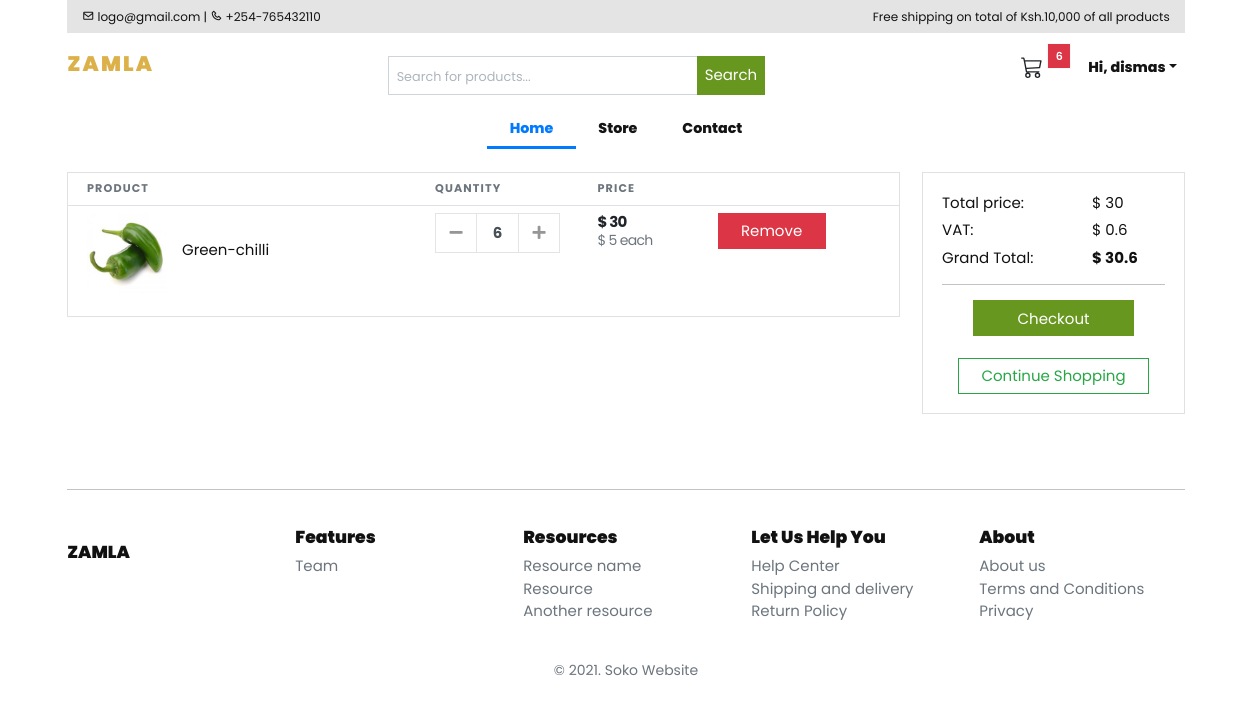
The page /cart/ (signed in) on the database its author committed.
### accounts/models.py (models this page shows, shortened)
class Account(AbstractBaseUser):
    first_name      = models.CharField(max_length=50)
    last_name       = models.CharField(max_length=50)
    username        = models.CharField(max_length=50, unique=True)
    email           = models.EmailField(max_length=100, unique=True)
    phone_number    = models.CharField(max_length=50)
    date_joined     = models.DateTimeField(auto_now_add=True)
    last_login      = models.DateTimeField(auto_now_add=True)
    is_admin        = models.BooleanField(default=False)
    is_staff        = models.BooleanField(default=False)
    is_active        = models.BooleanField(default=False)
    is_superadmin        = models.BooleanField(default=False)
    USERNAME_FIELD = 'email'
    REQUIRED_FIELDS = ['username', 'first_name', 'last_name']
    objects = MyAccountManager()

### cart/models.py (models this page shows, shortened)
class CartItem(models.Model):
    user = models.ForeignKey(Account, on_delete=models.CASCADE, null=True)
    product = models.ForeignKey(Product, on_delete=models.CASCADE)
    variations = models.ManyToManyField(Variation, blank=True)
    cart    = models.ForeignKey(Cart, on_delete=models.CASCADE, null=True)
    quantity = models.IntegerField()
    is_active = models.BooleanField(default=True)
    def sub_total(self):
        return self.product.price * self.quantity

### store/models.py (models this page shows, shortened)
class Product(models.Model):
    product_name    = models.CharField(max_length=200, unique=True)
    slug            = models.SlugField(max_length=200, unique=True)
    description     = models.TextField(max_length=500, blank=True)
    price           = models.IntegerField()
    images          = models.ImageField(upload_to='photos/products')
    stock           = models.IntegerField()
    is_available    = models.BooleanField(default=True)
    category        = models.ForeignKey(Category, on_delete=models.CASCADE)
    created_date    = models.DateTimeField(auto_now_add=True)
    modified_date   = models.DateTimeField(auto_now=True)
    def get_url(self):
        return reverse('product_detail', args=[self.category.slug, self.slug])

### cart/views.py (the view)
# urls.py: path('', views.cart, name='cart'),
def cart(request, total=0, quantity=0, cart_items=None):
    try:
        tax = 0
        grand_total = 0
        if request.user.is_authenticated:
            cart_items = CartItem.objects.filter(user=request.user, is_active=True)
        else:
            cart = Cart.objects.get(cart_id=_cart_id(request))
            cart_items = CartItem.objects.filter(cart=cart, is_active=True)
        for cart_item in cart_items:
            total += (cart_item.product.price * cart_item.quantity)
            quantity += cart_item.quantity
        tax = (2 * total)/100
        grand_total = total + tax
    except ObjectDoesNotExist:
        pass #just ignore
    context = {
        'total': total,
        'quantity': quantity,
        'cart_items': cart_items,
        'tax'       : tax,
        'grand_total': grand_total,
    }
    return render(request, 'store/cart.html', context)

### cart/context_processors.py (called while the page is built)
def counter(request):
    cart_count = 0
    if 'admin' in request.path:
        return {}
    else:
        try:
            cart = Cart.objects.filter(cart_id=_cart_id(request))
            if request.user.is_authenticated:
                cart_items = CartItem.objects.all().filter(user=request.user)
            else:
                cart_items = CartItem.objects.all().filter(cart=cart[:1])
            for cart_item in cart_items:
                cart_count += cart_item.quantity
        except Cart.DoesNotExist:
            cart_count = 0
    return dict(cart_count=cart_count)

### cart/views.py (called while the page is built)
def _cart_id(request):
    cart = request.session.session_key
    if not cart:
        cart = request.session.create()
    return cart

### category/context_processors.py (called while the page is built)
def menu_links(request):
    links = Category.objects.all()
    return dict(links=links)

### category/models.py (called while the page is built)
    def get_url(self):
            return reverse('products_by_category', args=[self.slug])

### templates/store/cart.html (shortened to what this page needs)
{% extends 'base.html' %}
{% load static %}
{% block content %}
<section class="section-content p-0 my-3 bg-body">
<div class="container">
{% if not cart_items %}
	<h2 class="text-center">Your Shopping Cart is Empty</h2>
	<br>
	<div class="text-center">
		<a href="{% url 'store' %}" class="btn btn-primary">Continue Shopping</a>
	</div>
{% else %}
<div class="row">
	<aside class="col-lg-9">
<div class="card">
<table class="table table-borderless table-shopping-cart">
<thead class="text-muted border-bottom my-2">
<tr class="small text-uppercase">
  <th scope="col">Product</th>
  <th scope="col" width="120">Quantity</th>
  <th scope="col" width="120">Price</th>
  <th scope="col" class="text-right" width="200"> </th>
</tr>
</thead>
<tbody>
{% for cart_item in cart_items %}
<tr>
	<td>
		<figure class="itemside align-items-center">
			<div class="aside"><img src="{{ cart_item.product.images.url }}" class="img-sm"></div>
			<figcaption class="info">
				<a href="{{ cart_item.product.get_url }}" class="title text-dark">{{ cart_item.product.product_name }}</a>
			</figcaption>
		</figure>
	</td>
	<td>
					<div class="col">
						<div class="input-group input-spinner">
							<div class="input-group-prepend">
								<a href="{% url 'remove_cart' cart_item.product.id cart_item.id %}" class="btn btn-light  py-2" type="button" id="button-plus"> <i class="fa fa-minus"></i> </a>
							</div>
							<div class="">
								<input type="text" class="form-control py-0"  value="{{ cart_item.quantity }}">
							</div>
							<div class="input-group-append">
								<form action="{% url 'add_cart' cart_item.product.id %}" method="POST">
									<button class="btn btn-light py-2" type="submit" id="button-minus"> <i class="fa fa-plus"></i> </button>
								</form>
							</div>
						</div>
					</div>
	</td>
	<td>
		<div class="price-wrap">
			<var class="price">$ {{ cart_item.sub_total }}</var>
			<small class="text-muted"> $ {{ cart_item.product.price }} each </small>
		</div>
	</td>
	<td class="text-right">
	<a href="{% url 'remove_cart_item' cart_item.product.id cart_item.id %}" onclick="return confirm('Are you sure you want to delete this item?')" class="btn btn-danger"> Remove</a>
	</td>
</tr>
{% endfor %}
</tbody>
</table>
</div>
	</aside>
	<aside class="col-lg-3">
		<div class="card">
		<div class="card-body">
			<dl class="dlist-align">
			  <dt>Total price:</dt>
			  <dd class="text-right">$ {{total}}</dd>
			</dl>
			<dl class="dlist-align">
			  <dt>VAT:</dt>
			  <dd class="text-right"> $ {{tax}}</dd>
			</dl>
			<dl class="dlist-align">
			  <dt>Grand Total:</dt>
			  <dd class="text-right text-dark b"><strong>$ {{grand_total}}</strong></dd>
			</dl>
			<hr>
			<div class="d-flex justify-content-center">
			<a href="{% url 'checkout' %}" class="btn btn-success btn-block pt-2 px-5 "> Checkout </a>
			</div>
			<br>
			<div class="d-flex justify-content-center">
			<a href="{% url 'store' %}" class="btn btn-outline-success btn-block">Continue Shopping</a>
			</div>
		</div>
		</div>
</aside>
</div>
{% endif %}
</div>
</section>
{% endblock %}

### templates/includes/navbar.html (shortened to what this page needs)
{% load static %}
<header>
    <div class="container " >
    <div class="utility-nav d-none d-md-block">
        <div class="row">
        <div class="col-12 col-md-6">
            <p class="small float-start"><em class="bx bx-envelope"></em> logo@gmail.com | <i class="bx bx-phone"></i> +254-765432110
            </p>
        </div>
        <div class="col-12 col-md-6">
            <p class="small float-end">Free shipping on total of Ksh.10,000 of all products</p>
        </div>
        </div>
    </div>
    <nav class="navbar navbar-expand-md navbar-light bg-light main-menu px-0" style="box-shadow:none">
    <div class="container p-0">
        <a class="" href="{% url 'home' %}">
        <h4 class="font-weight-bold text-uppercase py-2">Zamla</h4>
        </a>
        <div class="collapse navbar-collapse">
        <form class="form-inline my-2 my-lg-0 mx-auto pt-3" action="{% url 'search' %}" class="search" method='GET'>
            <div class="input-group w-100 d-flex flex-nowrap bd-highlight">
                <input type="text" class="form-control order-1 p-2 bd-highlight" style="width:50%;" placeholder="Search for products..." name="keyword"/>
				<button class="btn btn-success my-2 my-sm-0 order-2 p-2 bd-highlight" type="submit">Search</i></button>
			</div>
        </form>
        <ul class="navbar-nav">
            <li class="nav-item pe-3">
                <a class="btn btn-outline-body bg-body border-0 basket-btn" href="{% url 'cart' %}">
                    <div id="basket-qty" class="basket-qty ">
                        <span class="position-absolute top-0 start-100 translate-middle p-1 bg-danger border border-light px-2 py-1">
                            {{cart_count}}
                        </span>
                    </div>
                    <div>
                    </div>
                </a>
            </li>
            {% if user.id is None %}
            <li class="nav-item"><a class="nav-link" href="{% url 'login' %}">Login</a></li>
            <li class="nav-item"><a class="nav-link" href="{% url 'register' %}">Register</a></li>
            {% else %}
                <li class="nav-item dropdown"><a class="nav-link dropdown-toggle" id="pagesDropdown" href="#" data-toggle="dropdown" aria-haspopup="true" aria-expanded="false">Hi, {{user.first_name}}</a>
                </li>
            {% endif %}
        </ul>
        </div>
    </div>
    </nav>
    <nav class="navbar navbar-expand-md navbar-light bg-light sub-menu" style="box-shadow:none">
    <div class="container p-0">
        <div class="collapse navbar-collapse" id="navbar">
        <ul class="navbar-nav mx-auto">
            <li class="nav-item active">
                <a class="nav-link" href="{% url 'home' %}">Home</a>
            </li>
            <li class="nav-item">
                <a class="nav-link" href="{% url 'store' %}">Store</a>
            </li>
            <li class="nav-item">
                <a class="nav-link" >Contact</a>
            </li>
        </ul>
        </div>
    </div>
    </nav>
</div>
</header>

### static/css/style.css (style rules this page uses)
.form-control { height: calc(2.5rem + 2px); padding: 0.5rem 1.5rem; font-size: 1rem; line-height: 1.5; border-radius: 0.3rem; }
.btn { font-size: 1rem; padding: 0.5rem 0.75rem; font-size: 1rem; line-height: 1.5; border-radius: 0.25rem; }
.form-inline .form-control { border-top-right-radius: 0; border-bottom-right-radius: 0; }
.form-inline .btn { border-top-left-radius: 0; border-bottom-left-radius: 0; }
.basket-qty { color: #fff; background: #d42114; border: 2px solid #fff; text-align: center; font-size: 11px; position: absolute; box-sizing: content-box; font-weight: 600; display: flex; justify-content: center; align-items: center; top: 0.3rem; right: 0.3rem; }
.basket-btn { position: relative; }
@media (min-width: 768px) { .form-inline .form-control { width: 210px; } }
@media (min-width: 992px) { .form-inline .form-control { width: 440px; } }
@media (min-width: 1200px) { .form-inline .form-control { width: 600px; } }
.sub-menu.navbar-light .navbar-nav .active > .nav-link, .sub-menu.navbar-light .navbar-nav .nav-link.active, .sub-menu.navbar-light .navbar-nav .nav-link.show, .sub-menu.navbar-light .navbar-nav .show > .nav-link { border-bottom: 3px solid #007bff; color: #007bff; }
.main-menu { position: relative; z-index: 3; }
.sub-menu { position: relative; z-index: 2; padding: 0 1rem; }
@media (min-width: 768px) { .sub-menu { padding: 0 1rem; } }
@media (min-width: 768px) { .sub-menu.navbar-expand-md .navbar-nav .nav-link { padding: 0.5rem 1.5rem; } }
.navbar.bg-light { background: #fff !important; box-shadow: 0px 2px 15px 0px rgba(0, 0, 0, 0.1); }
section { padding: 6rem; background: #e4e4e4; margin-bottom: 30px; position: relative; z-index: 1; }
.utility-nav { background: #e4e4e4; padding: 0.5rem 1rem; }
.utility-nav p { margin-bottom: 0; }

### static/css/style.default.css (style rules this page uses)
strong { font-weight: 700; }
.text-uppercase { text-transform: uppercase; letter-spacing: 0.1em; }
.border { border: 1px solid #dee2e6 !important; }
.border-light { border-color: #f8f9fa !important; }
.navbar { padding: 0.5rem 1rem; }
.navbar-light .navbar-nav .nav-link { color: rgba(17, 17, 17, 0.99); font-weight: 800; font-size: 0.95rem; transition: all 0.3s; }
.navbar-light .navbar-nav .show > .nav-link, .navbar-light .navbar-nav .active > .nav-link, .navbar-light .navbar-nav .nav-link.show, .navbar-light .navbar-nav .nav-link.active { color: #dcb14a; }
.btn { font-weight: 400; border: 1px solid transparent; font-family: inherit; padding: 0.375rem 1.5rem; font-size: 1rem; line-height: 1.5; border-radius: 0; transition: color 0.15s ease-in-out, background-color 0.15s ease-in-out, border-color 0.15s ease-in-out, box-shadow 0.15s ease-in-out; }
.btn-success { color: #fff; background-color: #28a745; border-color: #28a745; }
.btn-danger { color: #fff; background-color: #dc3545; border-color: #dc3545; }
.btn-light { color: #212529; background-color: #f8f9fa; border-color: #f8f9fa; }
.btn-outline-success { color: #28a745; background-color: transparent; background-image: none; border-color: #28a745; }
body { font-family: "Libre Franklin", sans-serif; font-size: 1rem; font-weight: 400; line-height: 1.5; color: #111111; background-color: #fff; }
a { color: #dcb14a; text-decoration: none; }
h1, h2, h3, h4, h5, h6, .h1, .h2, .h3, .h4, .h5, .h6 { margin-bottom: 0.5rem; font-family: inherit; font-weight: 900; line-height: 1.2; color: inherit; }
h4, .h4 { font-size: 1.4rem; }
hr { border-top: 1px solid rgba(17, 17, 17, 0.1); }
small, .small { font-size: 80%; font-weight: 400; }
.bg-danger { background-color: #dc3545 !important; }
.bg-light { background-color: #f8f9fa !important; }
.text-dark { color: #111111 !important; }
.form-control { padding: 0.375rem 0.75rem; font-size: 1rem; line-height: 1.5; color: #495057; background-color: #fff; border: 1px solid #ced4da; border-radius: 0; transition: border-color 0.15s ease-in-out, box-shadow 0.15s ease-in-out; }
.form-control::placeholder { color: #adb5bd; font-size: 0.85rem; font-weight: 400; }
.card { background-color: #fff; border: 1px solid rgba(17, 17, 17, 0.125); border-radius: 0; }
.card-body { padding: 1.25rem; }

### static/css/main.css (style rules this page uses)
* { padding: 0; margin: 0; box-sizing: border-box; font-family: 'Poppins', sans-serif; }
body { min-height: 100vh; }
a { text-decoration: none; }
input { width: 230px; border: none; outline: none }
p { margin: 0% }
.text-muted { font-size: 14px }
.btn.btn-success { color: white; background-color: #67971f; outline: none; border: none }

### rows shown on the page
Account: first_name "dismas"
CartItem: product.images (picture), product.product_name "Green-chilli", quantity "6", sub_total "30", product.price "5"

### other values the page prints
{{ cart_count }} "6"
{{ total }} "30"
{{ tax }} "0.6"
{{ grand_total }} "30.6"
